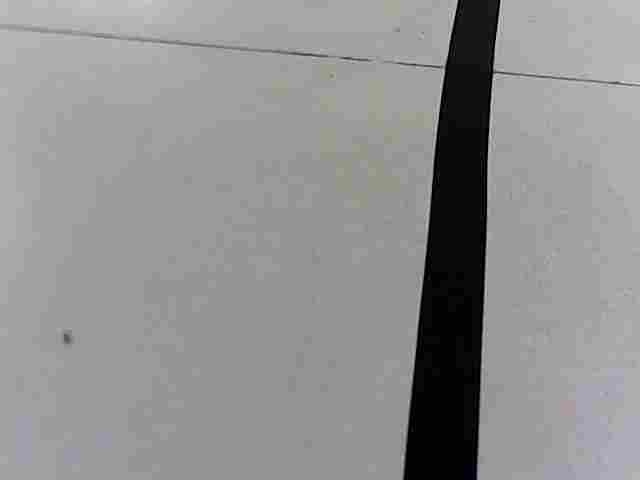
#> input picture client/aiLib/line/line.jpg, 640 x 480 px
$ python thinkland_rpi_algorithm.py   (older library calls are emulated)
#> lines starting #> are read from the running program, lines starting #| are printed output that depends on the picture; after the words box and inside, x2 and y2 are one past the last pixel; in counts of white or black regions, pixels touching at a corner belong together
#> further down, mat is the input picture: shape (480, 640, 3); mean B, G, R 145.1, 145, 145
import cv2 as cv
import numpy as np

#全局阈值

class Algrithm():
    def __init__(self):
        print("init")
        self.__DEBUG = False

    def set_debug(self):
        self.__DEBUG = True

    def switch_debug(self , status = True):
        self.__DEBUG = True

    def threshold_demo(self , image , thre = 20):
        """
        *function:threshold_demo
        功能：对图像进行二值化
        ________
        Parameters
        * image: opencv.mat类型
        * thre: 图像阀值
        ————
        Returns
        -------
        * binary 二进制图像
        """
#> called with thre = 60
        gray = cv.cvtColor(image, cv.COLOR_RGB2GRAY)
        ret, binary = cv.threshold(gray, thre, 250, cv.THRESH_BINARY_INV)
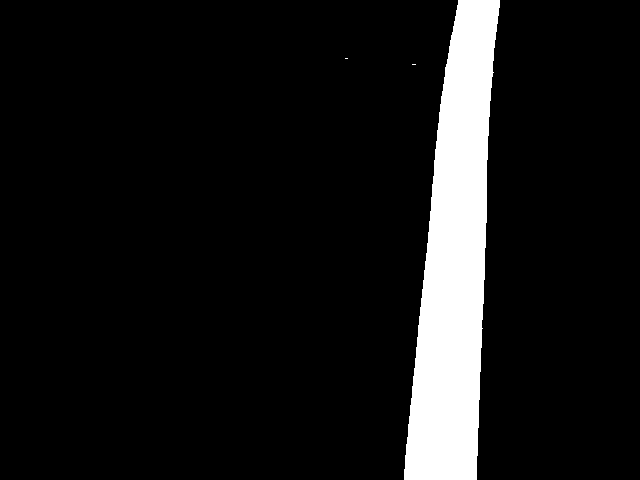
#> binary: shape (480, 640); values 0 (black) and 250 (white), 9.1% white; 3 white regions (2 under 20 px)
#> ret = 60
        if self.__DEBUG:
            cv.imshow('binary',binary)
            cv.waitKey(0)
        return binary

    #局部阈值
    def local_threshold(self , image):
        """
        *function:local_threshold
        功能：对图像进行二值化 ，采用局部值域
        ________
        Parameters2
        * image: opencv.mat类型
        ————
        Returns
        -------
        * None
        """
        gray = cv.cvtColor(image, cv.COLOR_RGB2GRAY)
        binary =  cv.adaptiveThreshold(gray, 255, cv.ADAPTIVE_THRESH_GAUSSIAN_C,cv.THRESH_BINARY, 25, 10)

    def line(self ,img ,thre=60, areaLimit=1000):
        """
        *function:line
        功能：从头图像中提取一条线
        ________
        Parameters
        * image: opencv.mat类型
        ————
        Returns
        -------
        * None
        """
        binary = self.threshold_demo(img,thre)
        binImg, contours, hierarchy = cv.findContours(binary, cv.RETR_TREE, cv.CHAIN_APPROX_NONE)  # 得到轮廓信息
#> contours = 3 contours, 2 with area under 20; largest, box (x1, y1, x2, y2) and area: (404, 0, 500, 480) 27368
        contourList = []
        cx = 0.0
        cy = 0.0

        if self.__DEBUG:
            cv.drawContours(img, contours, -1, (125, 15, 125), 2)
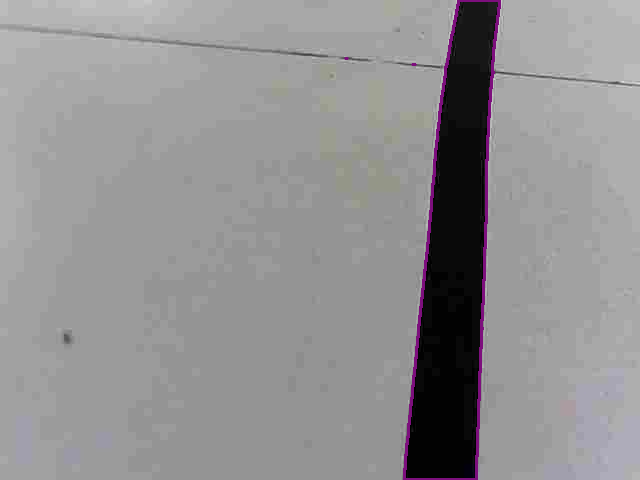
#> img: shape (480, 640, 3); 1.07% of pixels changed, all inside (x1, y1, x2, y2) = (344, 0, 501, 480)
            cv.imshow('contoure', img)
            cv.waitKey(0)

        for contour in contours:
            area = cv.contourArea(contour)
            if area > areaLimit:
                areaLimit = area
                contourList.append(contour)
                M = cv.moments(contour)
                cx = int(M['m10'] / M['m00'])
                cy = int(M['m01'] / M['m00'])
#> this loop made 3 passes
#> (area, areaLimit, cx, cy) on pass 3: (27368.5, 27368.5, 454, 261)
#> after the loop, M = moments, m00 27368.5, centre m10/m00, m01/m00 = (454.8, 261.1); areaLimit = 27368.5; contourList = 1 contour; box (x1, y1, x2, y2) and area: (404, 0, 500, 480) 27368; cx = 454; cy = 261

        print('线的中心点:(%d，%d)'%(cx,cy))
#| 线的中心点:(454，261)

        if cx > 0:
            cv.namedWindow("camera_object", cv.WINDOW_NORMAL)
            colorImg = cv.cvtColor(binary, cv.COLOR_GRAY2RGB)
#> colorImg: shape (480, 640, 3); values 0 (black) and 250 (white), 9.1% white; 3 white regions (2 under 20 px), largest, box (x1, y1, x2, y2) and area: (404, 0, 500, 480) 27905
            cv.circle(colorImg,(cx,cy),20,(0,0,255),20)
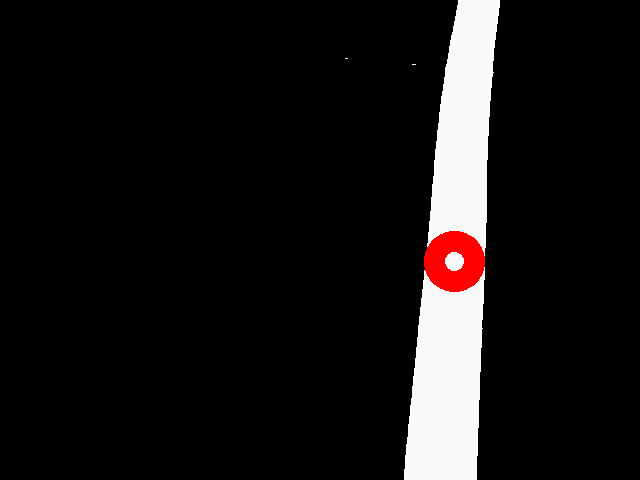
#> colorImg: shape (480, 640, 3); mean B, G, R 20.6, 20.6, 22.8
            cv.imshow('camera_object', colorImg)
            cv.waitKey(1)
        return np.array([cx,cy])


"""
@@@@例子：
#测试
"""
if __name__ == "__main__":
    mat  = cv.imread('./line/line.jpg')
    ob   = Algrithm()
    ob.set_debug()
    ob.line(mat)
    # test = Figure()
    # while True:
    #     test.train() #训练
